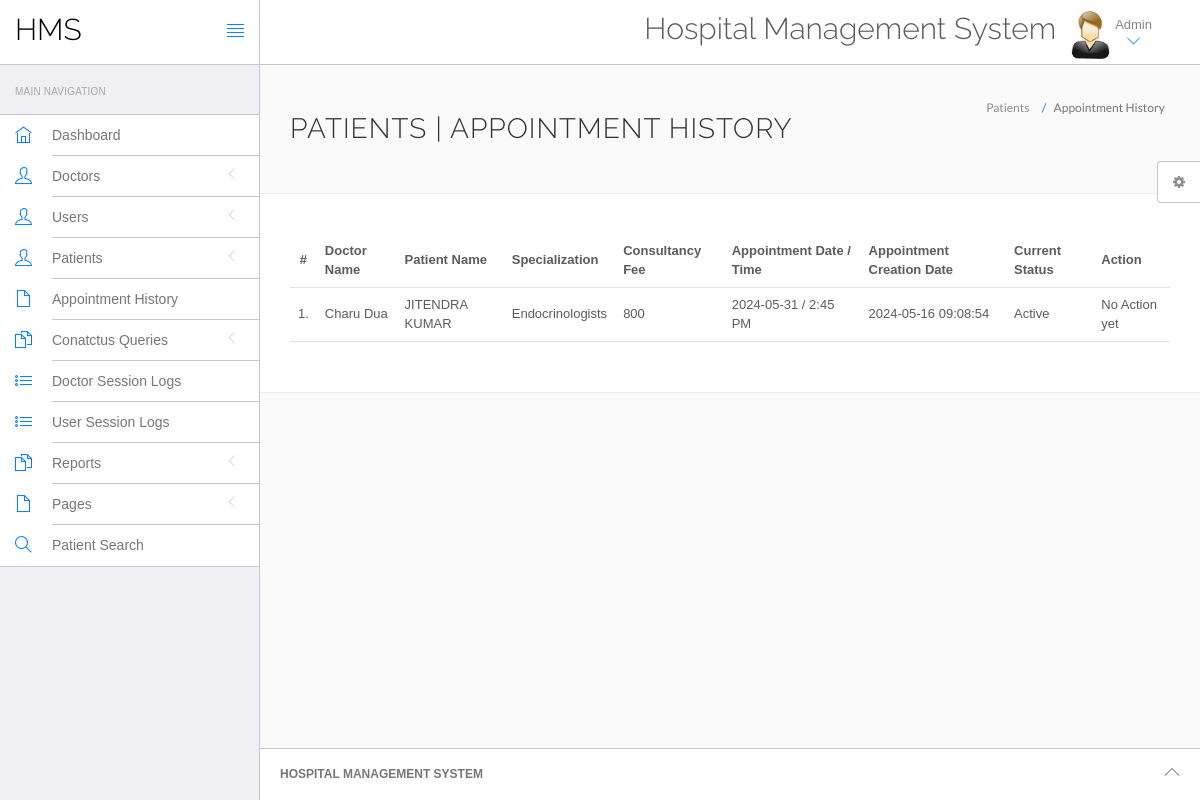
Screenshot of /hospital/hms/admin/appointment-history.php (signed in) with the database file from the repository.
### tables this page shows
CREATE TABLE `appointment` (
  `id` int(11) NOT NULL,
  `doctorSpecialization` varchar(255) DEFAULT NULL,
  `doctorId` int(11) DEFAULT NULL,
  `userId` int(11) DEFAULT NULL,
  `consultancyFees` int(11) DEFAULT NULL,
  `appointmentDate` varchar(255) DEFAULT NULL,
  `appointmentTime` varchar(255) DEFAULT NULL,
  `postingDate` timestamp NULL DEFAULT current_timestamp(),
  `userStatus` int(11) DEFAULT NULL,
  `doctorStatus` int(11) DEFAULT NULL,
  `updationDate` timestamp NULL DEFAULT NULL ON UPDATE current_timestamp()
);

CREATE TABLE `doctors` (
  `id` int(11) NOT NULL,
  `specilization` varchar(255) DEFAULT NULL,
  `doctorName` varchar(255) DEFAULT NULL,
  `address` longtext DEFAULT NULL,
  `docFees` varchar(255) DEFAULT NULL,
  `contactno` bigint(11) DEFAULT NULL,
  `docEmail` varchar(255) DEFAULT NULL,
  `password` varchar(255) DEFAULT NULL,
  `creationDate` timestamp NULL DEFAULT current_timestamp(),
  `updationDate` timestamp NULL DEFAULT NULL ON UPDATE current_timestamp()
);

CREATE TABLE `users` (
  `id` int(11) NOT NULL,
  `fullName` varchar(255) DEFAULT NULL,
  `address` longtext DEFAULT NULL,
  `city` varchar(255) DEFAULT NULL,
  `gender` varchar(255) DEFAULT NULL,
  `email` varchar(255) DEFAULT NULL,
  `password` varchar(255) DEFAULT NULL,
  `regDate` timestamp NULL DEFAULT current_timestamp(),
  `updationDate` timestamp NULL DEFAULT NULL ON UPDATE current_timestamp()
);

### hospital/hms/admin/appointment-history.php (the view, shortened to what this page needs)
<?php
include('include/config.php');
if(strlen($_SESSION['id']==0)) {
 header('location:logout.php');
  } else{
?>
<!DOCTYPE html>
<html lang="en">
	<head>
		<link rel="stylesheet" href="vendor/bootstrap/css/bootstrap.min.css">
		<link rel="stylesheet" href="vendor/fontawesome/css/font-awesome.min.css">
		<link rel="stylesheet" href="vendor/themify-icons/themify-icons.min.css">
		<link href="vendor/animate.css/animate.min.css" rel="stylesheet" media="screen">
		<link href="vendor/perfect-scrollbar/perfect-scrollbar.min.css" rel="stylesheet" media="screen">
		<link href="vendor/switchery/switchery.min.css" rel="stylesheet" media="screen">
		<link href="vendor/bootstrap-touchspin/jquery.bootstrap-touchspin.min.css" rel="stylesheet" media="screen">
		<link href="vendor/select2/select2.min.css" rel="stylesheet" media="screen">
		<link href="vendor/bootstrap-datepicker/bootstrap-datepicker3.standalone.min.css" rel="stylesheet" media="screen">
		<link href="vendor/bootstrap-timepicker/bootstrap-timepicker.min.css" rel="stylesheet" media="screen">
		<link rel="stylesheet" href="assets/css/styles.css">
		<link rel="stylesheet" href="assets/css/plugins.css">
		<link rel="stylesheet" href="assets/css/themes/theme-1.css" id="skin_color" />
	</head>
	<body>
		<div id="app">
<?php include('include/sidebar.php');?>
			<div class="app-content">
					<?php include('include/header.php');?>
				<div class="main-content" >
					<div class="wrap-content container" id="container">
						<section id="page-title">
							<div class="row">
								<div class="col-sm-8">
									<h1 class="mainTitle">Patients  | Appointment History</h1>
																	</div>
								<ol class="breadcrumb">
									<li>
										<span>Patients </span>
									</li>
									<li class="active">
										<span>Appointment History</span>
									</li>
								</ol>
							</div>
						</section>
						<div class="container-fluid container-fullw bg-white">
									<div class="row">
								<div class="col-md-12">
									<table class="table table-hover" id="sample-table-1">
										<thead>
											<tr>
												<th class="center">#</th>
												<th class="hidden-xs">Doctor Name</th>
												<th>Patient Name</th>
												<th>Specialization</th>
												<th>Consultancy Fee</th>
												<th>Appointment Date / Time </th>
												<th>Appointment Creation Date  </th>
												<th>Current Status</th>
												<th>Action</th>
											</tr>
										</thead>
										<tbody>
<?php
$sql=mysqli_query($con,"select doctors.doctorName as docname,users.fullName as pname,appointment.*  from appointment join doctors on doctors.id=appointment.doctorId join users on users.id=appointment.userId ");
$cnt=1;
while($row=mysqli_fetch_array($sql))
{
?>
											<tr>
												<td class="center"><?php echo $cnt;?>.</td>
												<td class="hidden-xs"><?php echo $row['docname'];?></td>
												<td class="hidden-xs"><?php echo $row['pname'];?></td>
												<td><?php echo $row['doctorSpecialization'];?></td>
												<td><?php echo $row['consultancyFees'];?></td>
												<td><?php echo $row['appointmentDate'];?> / <?php echo
												 $row['appointmentTime'];?>
												</td>
												<td><?php echo $row['postingDate'];?></td>
												<td>
<?php if(($row['userStatus']==1) && ($row['doctorStatus']==1))
{
	echo "Active";
}
												?></td>
												<td >
												<div class="visible-md visible-lg hidden-sm hidden-xs">
							<?php if(($row['userStatus']==1) && ($row['doctorStatus']==1))
{
echo "No Action yet";
	 } else {
		echo "Canceled";
		} ?>
												</div>
												</td>
											</tr>
											<?php
$cnt=$cnt+1;
											 }?>
										</tbody>
									</table>
								</div>
							</div>
								</div>
					</div>
				</div>
			</div>
	<?php include('include/footer.php');?>
	<?php include('include/setting.php');?>
		</div>
	</body>
</html>
<?php } ?>

### hospital/hms/admin/assets/css/themes/theme-1.css (style rules this page uses)
body { background: #FAFAFA; }

### rows the page displays
appointment: doctorId.doctorName "Charu Dua", userId.fullName "JITENDRA KUMAR", doctorSpecialization "Endocrinologists", consultancyFees "800", appointmentDate "2024-05-31", appointmentTime "2:45 PM", postingDate "2024-05-16 09:08:54", userStatus "Active"
